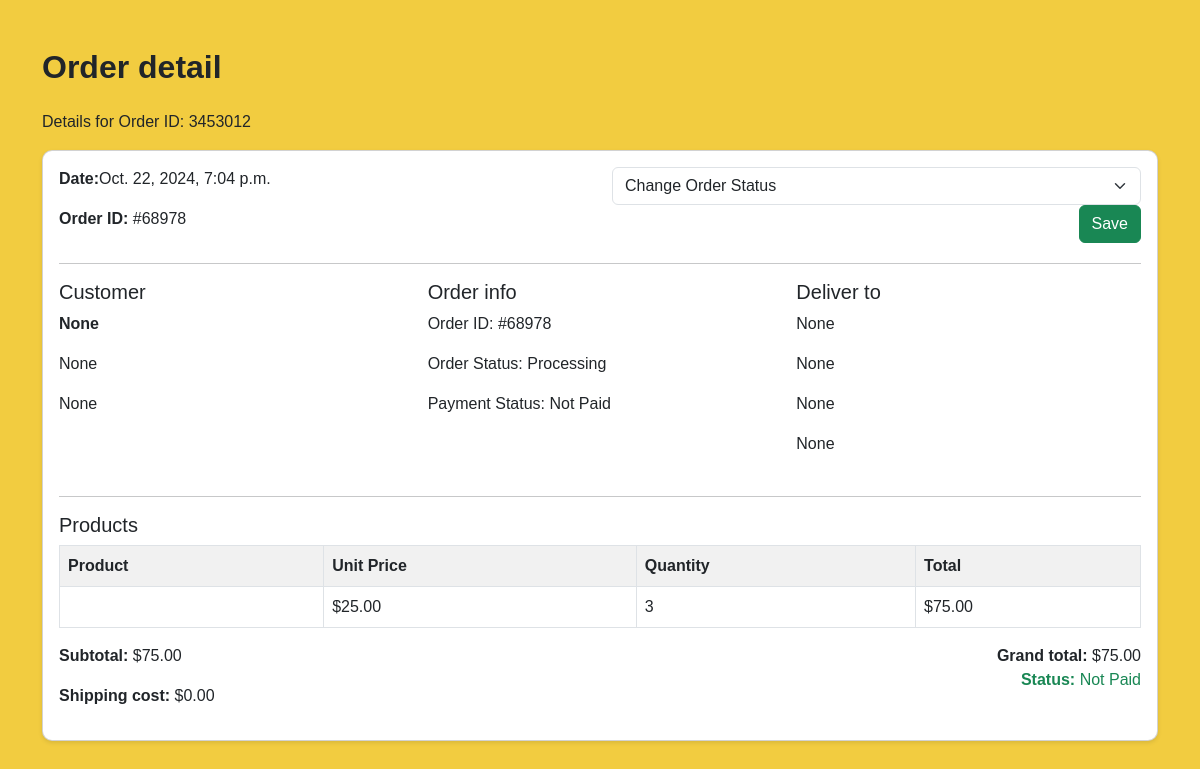
Screenshot of /useradmin/order-details/1/ with the database file from the repository.
### core/models.py (models this page shows, shortened)
class CartOrder(models.Model):
    user = models.ForeignKey(User, on_delete=models.CASCADE)
    full_name = models.CharField(max_length=100, null=True)
    email = models.CharField(max_length=100, null=True)
    phone = models.CharField(max_length=100, null=True)
    address = models.CharField(max_length=100, null=True)
    city = models.CharField(max_length=100, null=True)
    state = models.CharField(max_length=100, null=True)
    country = models.CharField(max_length=100, null=True)
    price = models.DecimalField(max_digits=12, decimal_places=2, default="1.99")
    paid_status = models.BooleanField(default=False)
    order_date = models.DateTimeField(auto_now_add = True)
    product_status = models.CharField(choices=STATUS_CHOICE, max_length=30, default="processing", null=True, blank=True)
    sku = ShortUUIDField(null=True, blank=True, length = 5, prefix="SKU", max_length=20, alphabet="1234567890")
    oid = ShortUUIDField(null=True, blank=True, length = 5, max_length=20, alphabet="1234567890")
    class Meta:
        verbose_name_plural = "Cart Order"

class CartOrderItems(models.Model):
    order = models.ForeignKey(CartOrder, on_delete=models.CASCADE)
    invoice_no = models.CharField(max_length=200)
    product_status = models.CharField(max_length=200)
    item = models.CharField(max_length=200)
    image = models.CharField(max_length=200)
    qty = models.IntegerField(default=0)
    price = models.DecimalField(max_digits=12, decimal_places=2, default="1.99")
    total = models.DecimalField(max_digits=12, decimal_places=2, default="1.99")
    class Meta:
        verbose_name_plural = "Cart Order Items"

### useradmin/views.py (the view)
# urls.py: path("order-details/<id>/", views.order_detail, name="order_detail"),
def order_detail(request, id):
    order = CartOrder.objects.get(id=id)
    order_items = CartOrderItems.objects.filter(order=order)
    context ={
        "order": order,
        "order_items": order_items,
    }
    return render(request, "useradmin/order_detail.html", context)

### templates/useradmin/order_detail.html (shortened to what this page needs)
{% load static %}
<!DOCTYPE html>
<html lang="en">
<head>
    <link href="https://cdn.jsdelivr.net/npm/bootstrap@5.3.0-alpha1/dist/css/bootstrap.min.css" rel="stylesheet">
</head>
<body>
    <div class="container mt-5">
        <div class="row">
            <div class="col-lg-12">
                <h2 class="mb-4">Order detail</h2>
                <p>Details for Order ID: 3453012</p>
                <div class="card">
                    <div class="card-body">
                        <div class="row mb-3">
                            <div class="col-md-6">
                                <p><strong>Date:</strong>{{order.order_date}}</p>
                                <p><strong>Order ID:</strong> #{{order.oid}}</p>
                            </div>
                            <form method="POST" action="{% url 'useradmin:change_order_status' order.oid %}" class="col-md-6 text-end">
                                <select name="status" class="form-select d-inline-block mb-lg-0 mr-5 mw-200">
                                    <option value="processing">Change Order Status</option>
                                </select>
                                <button class="btn btn-success" type="submit">Save</button>
                            </form>
                        </div>
                        <hr>
                        <div class="row mb-4">
                            <div class="col-md-4">
                                <h5>Customer</h5>
                                <p><strong>{{order.full_name}}</strong></p>
                                <p>{{order.email}}</p>
                                <p>{{order.phone}}</p>
                            </div>
                            <div class="col-md-4">
                                <h5>Order info</h5>
                                <p>Order ID: #{{order.oid}}</p>
                                <p>Order Status: {{order.product_status|title}}</p>
                                <p>Payment Status:
                                    {% if order.piad_status == True %}
                                        Paid
                                    {% else %}
                                        Not Paid
                                    {% endif %}
                                </p>
                            </div>
                            <div class="col-md-4">
                                <h5>Deliver to</h5>
                                <p>{{order.address}}</p>
                                <p>{{order.city}}</p>
                                <p>{{order.state}}</p>
                                <p>{{order.country}}</p>
                            </div>
                        </div>
                        <hr>
                        <h5>Products</h5>
                        <table class="table table-bordered">
                            <thead>
                                <tr>
                                    <th>Product</th>
                                    <th>Unit Price</th>
                                    <th>Quantity</th>
                                    <th>Total</th>
                                </tr>
                            </thead>
                            <tbody>
                                {% for o in order_items %}
                                <tr>
                                    <td>{{o.title}}</td>
                                    <td>${{o.price}}</td>
                                    <td>{{o.qty}}</td>
                                    <td>${{o.total}}</td>
                                </tr>
                                {% endfor %}
                            </tbody>
                        </table>
                        <div class="row">
                            <div class="col-md-6">
                                <p><strong>Subtotal:</strong> ${{order.price}}</p>
                                <p><strong>Shipping cost:</strong> $0.00</p>
                            </div>
                            <div class="col-md-6 text-end">
                                <p><strong>Grand total:</strong> ${{order.price}}</p>
                                <p class="text-success"><strong>Status:</strong> {% if order.piad_status == True %}
                                    Paid
                                {% else %}
                                    Not Paid
                                {% endif %}</p>
                            </div>
                        </div>
                    </div>
                </div>
            </div>
        </div>
    </div>
</body>
</html>

### templates/useradmin/order_detail.html (style rules this page uses)
body { background-color: #f2cc40; font-family: Arial, sans-serif; }
h2 { font-weight: 700; }
.card { border-radius: 10px; box-shadow: 0 2px 4px rgba(0, 0, 0, 0.1); }
.table thead th { background-color: #f1f1f1; }
.text-end p { margin-bottom: 0; }

### rows the page displays
CartOrder: order_date "Oct. 22, 2024, 7:04 p.m.", oid "68978", full_name "None", email "None", phone "None", product_status "Processing", address "None", city "None", state "None", country "None", price "75.00"
CartOrderItems: price "25.00", qty "3", total "75.00"
